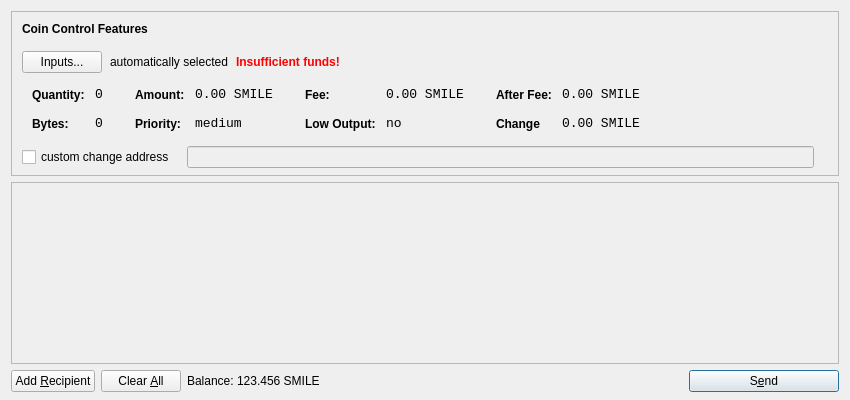
<?xml version="1.0" encoding="UTF-8"?>
<ui version="4.0">
 <class>SendCoinsDialog</class>
 <widget class="QDialog" name="SendCoinsDialog">
  <property name="geometry">
   <rect>
    <x>0</x>
    <y>0</y>
    <width>850</width>
    <height>400</height>
   </rect>
  </property>
  <property name="windowTitle">
   <string>Send Coins</string>
  </property>
  <layout class="QVBoxLayout" name="verticalLayout" stretch="0,1,0">
   <property name="bottomMargin">
    <number>8</number>
   </property>
   <item>
    <widget class="QFrame" name="frameCoinControl">
     <property name="sizePolicy">
      <sizepolicy hsizetype="Expanding" vsizetype="Expanding">
       <horstretch>0</horstretch>
       <verstretch>0</verstretch>
      </sizepolicy>
     </property>
     <property name="maximumSize">
      <size>
       <width>16777215</width>
       <height>16777215</height>
      </size>
     </property>
     <property name="frameShape">
      <enum>QFrame::StyledPanel</enum>
     </property>
     <property name="frameShadow">
      <enum>QFrame::Sunken</enum>
     </property>
     <layout class="QVBoxLayout" name="verticalLayoutCoinControl2">
      <property name="spacing">
       <number>-1</number>
      </property>
      <property name="leftMargin">
       <number>0</number>
      </property>
      <property name="topMargin">
       <number>0</number>
      </property>
      <property name="rightMargin">
       <number>0</number>
      </property>
      <property name="bottomMargin">
       <number>6</number>
      </property>
      <item>
       <layout class="QVBoxLayout" name="verticalLayoutCoinControl" stretch="0,0,0,0,1">
        <property name="spacing">
         <number>0</number>
        </property>
        <property name="leftMargin">
         <number>10</number>
        </property>
        <property name="topMargin">
         <number>10</number>
        </property>
        <item>
         <layout class="QHBoxLayout" name="horizontalLayoutCoinControl1">
          <property name="bottomMargin">
           <number>15</number>
          </property>
          <item>
           <widget class="QLabel" name="labelCoinControlFeatures">
            <property name="sizePolicy">
             <sizepolicy hsizetype="Preferred" vsizetype="Maximum">
              <horstretch>0</horstretch>
              <verstretch>0</verstretch>
             </sizepolicy>
            </property>
            <property name="font">
             <font>
              <weight>75</weight>
              <bold>true</bold>
             </font>
            </property>
            <property name="styleSheet">
             <string notr="true">font-weight:bold;</string>
            </property>
            <property name="text">
             <string>Coin Control Features</string>
            </property>
           </widget>
          </item>
         </layout>
        </item>
        <item>
         <layout class="QHBoxLayout" name="horizontalLayoutCoinControl2" stretch="0,0,0,0">
          <property name="spacing">
           <number>8</number>
          </property>
          <property name="bottomMargin">
           <number>10</number>
          </property>
          <item>
           <widget class="QPushButton" name="pushButtonCoinControl">
            <property name="styleSheet">
             <string notr="true"/>
            </property>
            <property name="text">
             <string>Inputs...</string>
            </property>
           </widget>
          </item>
          <item>
           <widget class="QLabel" name="labelCoinControlAutomaticallySelected">
            <property name="text">
             <string>automatically selected</string>
            </property>
            <property name="margin">
             <number>5</number>
            </property>
           </widget>
          </item>
          <item>
           <widget class="QLabel" name="labelCoinControlInsuffFunds">
            <property name="font">
             <font>
              <weight>75</weight>
              <bold>true</bold>
             </font>
            </property>
            <property name="styleSheet">
             <string notr="true">color:red;font-weight:bold;</string>
            </property>
            <property name="text">
             <string>Insufficient funds!</string>
            </property>
            <property name="margin">
             <number>5</number>
            </property>
           </widget>
          </item>
          <item>
           <spacer name="horizontalSpacerCoinControl">
            <property name="orientation">
             <enum>Qt::Horizontal</enum>
            </property>
            <property name="sizeHint" stdset="0">
             <size>
              <width>40</width>
              <height>1</height>
             </size>
            </property>
           </spacer>
          </item>
         </layout>
        </item>
        <item>
         <widget class="QWidget" name="widgetCoinControl" native="true">
          <property name="sizePolicy">
           <sizepolicy hsizetype="Preferred" vsizetype="Preferred">
            <horstretch>0</horstretch>
            <verstretch>0</verstretch>
           </sizepolicy>
          </property>
          <property name="minimumSize">
           <size>
            <width>0</width>
            <height>0</height>
           </size>
          </property>
          <property name="styleSheet">
           <string notr="true"/>
          </property>
          <layout class="QHBoxLayout" name="horizontalLayoutCoinControl5">
           <property name="margin">
            <number>0</number>
           </property>
           <item>
            <layout class="QHBoxLayout" name="horizontalLayoutCoinControl3" stretch="0,0,0,1">
             <property name="spacing">
              <number>20</number>
             </property>
             <property name="topMargin">
              <number>0</number>
             </property>
             <property name="bottomMargin">
              <number>10</number>
             </property>
             <item>
              <layout class="QFormLayout" name="formLayoutCoinControl1">
               <property name="horizontalSpacing">
                <number>10</number>
               </property>
               <property name="verticalSpacing">
                <number>14</number>
               </property>
               <property name="leftMargin">
                <number>10</number>
               </property>
               <property name="topMargin">
                <number>4</number>
               </property>
               <property name="rightMargin">
                <number>6</number>
               </property>
               <item row="0" column="0">
                <widget class="QLabel" name="labelCoinControlQuantityText">
                 <property name="styleSheet">
                  <string notr="true">font-weight:bold;</string>
                 </property>
                 <property name="text">
                  <string>Quantity:</string>
                 </property>
                 <property name="margin">
                  <number>0</number>
                 </property>
                </widget>
               </item>
               <item row="0" column="1">
                <widget class="QLabel" name="labelCoinControlQuantity">
                 <property name="font">
                  <font>
                   <family>Monospace</family>
                   <pointsize>10</pointsize>
                  </font>
                 </property>
                 <property name="cursor">
                  <cursorShape>IBeamCursor</cursorShape>
                 </property>
                 <property name="contextMenuPolicy">
                  <enum>Qt::ActionsContextMenu</enum>
                 </property>
                 <property name="text">
                  <string>0</string>
                 </property>
                 <property name="margin">
                  <number>0</number>
                 </property>
                 <property name="textInteractionFlags">
                  <set>Qt::LinksAccessibleByMouse|Qt::TextSelectableByKeyboard|Qt::TextSelectableByMouse</set>
                 </property>
                </widget>
               </item>
               <item row="1" column="0">
                <widget class="QLabel" name="labelCoinControlBytesText">
                 <property name="styleSheet">
                  <string notr="true">font-weight:bold;</string>
                 </property>
                 <property name="text">
                  <string>Bytes:</string>
                 </property>
                </widget>
               </item>
               <item row="1" column="1">
                <widget class="QLabel" name="labelCoinControlBytes">
                 <property name="font">
                  <font>
                   <family>Monospace</family>
                   <pointsize>10</pointsize>
                  </font>
                 </property>
                 <property name="cursor">
                  <cursorShape>IBeamCursor</cursorShape>
                 </property>
                 <property name="contextMenuPolicy">
                  <enum>Qt::ActionsContextMenu</enum>
                 </property>
                 <property name="text">
                  <string>0</string>
                 </property>
                 <property name="textInteractionFlags">
                  <set>Qt::LinksAccessibleByMouse|Qt::TextSelectableByKeyboard|Qt::TextSelectableByMouse</set>
                 </property>
                </widget>
               </item>
              </layout>
             </item>
             <item>
              <layout class="QFormLayout" name="formLayoutCoinControl2">
               <property name="horizontalSpacing">
                <number>10</number>
               </property>
               <property name="verticalSpacing">
                <number>14</number>
               </property>
               <property name="leftMargin">
                <number>6</number>
               </property>
               <property name="topMargin">
                <number>4</number>
               </property>
               <property name="rightMargin">
                <number>6</number>
               </property>
               <item row="0" column="0">
                <widget class="QLabel" name="labelCoinControlAmountText">
                 <property name="styleSheet">
                  <string notr="true">font-weight:bold;</string>
                 </property>
                 <property name="text">
                  <string>Amount:</string>
                 </property>
                 <property name="margin">
                  <number>0</number>
                 </property>
                </widget>
               </item>
               <item row="0" column="1">
                <widget class="QLabel" name="labelCoinControlAmount">
                 <property name="font">
                  <font>
                   <family>Monospace</family>
                   <pointsize>10</pointsize>
                  </font>
                 </property>
                 <property name="cursor">
                  <cursorShape>IBeamCursor</cursorShape>
                 </property>
                 <property name="contextMenuPolicy">
                  <enum>Qt::ActionsContextMenu</enum>
                 </property>
                 <property name="text">
                  <string notr="true">0.00 SMILE</string>
                 </property>
                 <property name="textInteractionFlags">
                  <set>Qt::LinksAccessibleByMouse|Qt::TextSelectableByKeyboard|Qt::TextSelectableByMouse</set>
                 </property>
                </widget>
               </item>
               <item row="1" column="0">
                <widget class="QLabel" name="labelCoinControlPriorityText">
                 <property name="styleSheet">
                  <string notr="true">font-weight:bold;</string>
                 </property>
                 <property name="text">
                  <string>Priority:</string>
                 </property>
                </widget>
               </item>
               <item row="1" column="1">
                <widget class="QLabel" name="labelCoinControlPriority">
                 <property name="font">
                  <font>
                   <family>Monospace</family>
                   <pointsize>10</pointsize>
                  </font>
                 </property>
                 <property name="cursor">
                  <cursorShape>IBeamCursor</cursorShape>
                 </property>
                 <property name="contextMenuPolicy">
                  <enum>Qt::ActionsContextMenu</enum>
                 </property>
                 <property name="text">
                  <string>medium</string>
                 </property>
                 <property name="textInteractionFlags">
                  <set>Qt::LinksAccessibleByMouse|Qt::TextSelectableByKeyboard|Qt::TextSelectableByMouse</set>
                 </property>
                </widget>
               </item>
              </layout>
             </item>
             <item>
              <layout class="QFormLayout" name="formLayoutCoinControl3">
               <property name="horizontalSpacing">
                <number>10</number>
               </property>
               <property name="verticalSpacing">
                <number>14</number>
               </property>
               <property name="leftMargin">
                <number>6</number>
               </property>
               <property name="topMargin">
                <number>4</number>
               </property>
               <property name="rightMargin">
                <number>6</number>
               </property>
               <item row="0" column="0">
                <widget class="QLabel" name="labelCoinControlFeeText">
                 <property name="styleSheet">
                  <string notr="true">font-weight:bold;</string>
                 </property>
                 <property name="text">
                  <string>Fee:</string>
                 </property>
                 <property name="margin">
                  <number>0</number>
                 </property>
                </widget>
               </item>
               <item row="0" column="1">
                <widget class="QLabel" name="labelCoinControlFee">
                 <property name="font">
                  <font>
                   <family>Monospace</family>
                   <pointsize>10</pointsize>
                  </font>
                 </property>
                 <property name="cursor">
                  <cursorShape>IBeamCursor</cursorShape>
                 </property>
                 <property name="contextMenuPolicy">
                  <enum>Qt::ActionsContextMenu</enum>
                 </property>
                 <property name="text">
                  <string notr="true">0.00 SMILE</string>
                 </property>
                 <property name="textInteractionFlags">
                  <set>Qt::LinksAccessibleByMouse|Qt::TextSelectableByKeyboard|Qt::TextSelectableByMouse</set>
                 </property>
                </widget>
               </item>
               <item row="1" column="0">
                <widget class="QLabel" name="labelCoinControlLowOutputText">
                 <property name="styleSheet">
                  <string notr="true">font-weight:bold;</string>
                 </property>
                 <property name="text">
                  <string>Low Output:</string>
                 </property>
                </widget>
               </item>
               <item row="1" column="1">
                <widget class="QLabel" name="labelCoinControlLowOutput">
                 <property name="font">
                  <font>
                   <family>Monospace</family>
                   <pointsize>10</pointsize>
                  </font>
                 </property>
                 <property name="cursor">
                  <cursorShape>IBeamCursor</cursorShape>
                 </property>
                 <property name="contextMenuPolicy">
                  <enum>Qt::ActionsContextMenu</enum>
                 </property>
                 <property name="text">
                  <string>no</string>
                 </property>
                 <property name="textInteractionFlags">
                  <set>Qt::LinksAccessibleByMouse|Qt::TextSelectableByKeyboard|Qt::TextSelectableByMouse</set>
                 </property>
                </widget>
               </item>
              </layout>
             </item>
             <item>
              <layout class="QFormLayout" name="formLayoutCoinControl4">
               <property name="horizontalSpacing">
                <number>10</number>
               </property>
               <property name="verticalSpacing">
                <number>14</number>
               </property>
               <property name="leftMargin">
                <number>6</number>
               </property>
               <property name="topMargin">
                <number>4</number>
               </property>
               <property name="rightMargin">
                <number>6</number>
               </property>
               <item row="0" column="0">
                <widget class="QLabel" name="labelCoinControlAfterFeeText">
                 <property name="styleSheet">
                  <string notr="true">font-weight:bold;</string>
                 </property>
                 <property name="text">
                  <string>After Fee:</string>
                 </property>
                 <property name="margin">
                  <number>0</number>
                 </property>
                </widget>
               </item>
               <item row="0" column="1">
                <widget class="QLabel" name="labelCoinControlAfterFee">
                 <property name="font">
                  <font>
                   <family>Monospace</family>
                   <pointsize>10</pointsize>
                  </font>
                 </property>
                 <property name="cursor">
                  <cursorShape>IBeamCursor</cursorShape>
                 </property>
                 <property name="contextMenuPolicy">
                  <enum>Qt::ActionsContextMenu</enum>
                 </property>
                 <property name="text">
                  <string notr="true">0.00 SMILE</string>
                 </property>
                 <property name="textInteractionFlags">
                  <set>Qt::LinksAccessibleByMouse|Qt::TextSelectableByKeyboard|Qt::TextSelectableByMouse</set>
                 </property>
                </widget>
               </item>
               <item row="1" column="0">
                <widget class="QLabel" name="labelCoinControlChangeText">
                 <property name="styleSheet">
                  <string notr="true">font-weight:bold;</string>
                 </property>
                 <property name="text">
                  <string>Change</string>
                 </property>
                </widget>
               </item>
               <item row="1" column="1">
                <widget class="QLabel" name="labelCoinControlChange">
                 <property name="font">
                  <font>
                   <family>Monospace</family>
                   <pointsize>10</pointsize>
                  </font>
                 </property>
                 <property name="cursor">
                  <cursorShape>IBeamCursor</cursorShape>
                 </property>
                 <property name="contextMenuPolicy">
                  <enum>Qt::ActionsContextMenu</enum>
                 </property>
                 <property name="text">
                  <string notr="true">0.00 SMILE</string>
                 </property>
                 <property name="textInteractionFlags">
                  <set>Qt::LinksAccessibleByMouse|Qt::TextSelectableByKeyboard|Qt::TextSelectableByMouse</set>
                 </property>
                </widget>
               </item>
              </layout>
             </item>
            </layout>
           </item>
          </layout>
         </widget>
        </item>
        <item>
         <layout class="QHBoxLayout" name="horizontalLayoutCoinControl4" stretch="0,0,0">
          <property name="spacing">
           <number>12</number>
          </property>
          <property name="sizeConstraint">
           <enum>QLayout::SetDefaultConstraint</enum>
          </property>
          <property name="topMargin">
           <number>5</number>
          </property>
          <property name="rightMargin">
           <number>5</number>
          </property>
          <item>
           <widget class="QCheckBox" name="checkBoxCoinControlChange">
            <property name="text">
             <string>custom change address</string>
            </property>
           </widget>
          </item>
          <item>
           <widget class="QLineEdit" name="lineEditCoinControlChange">
            <property name="enabled">
             <bool>false</bool>
            </property>
            <property name="sizePolicy">
             <sizepolicy hsizetype="Expanding" vsizetype="Fixed">
              <horstretch>0</horstretch>
              <verstretch>0</verstretch>
             </sizepolicy>
            </property>
           </widget>
          </item>
          <item>
           <widget class="QLabel" name="labelCoinControlChangeLabel">
            <property name="sizePolicy">
             <sizepolicy hsizetype="Preferred" vsizetype="Expanding">
              <horstretch>0</horstretch>
              <verstretch>0</verstretch>
             </sizepolicy>
            </property>
            <property name="minimumSize">
             <size>
              <width>0</width>
              <height>0</height>
             </size>
            </property>
            <property name="text">
             <string/>
            </property>
            <property name="margin">
             <number>3</number>
            </property>
           </widget>
          </item>
         </layout>
        </item>
        <item>
         <spacer name="verticalSpacerCoinControl">
          <property name="orientation">
           <enum>Qt::Vertical</enum>
          </property>
          <property name="sizeHint" stdset="0">
           <size>
            <width>800</width>
            <height>1</height>
           </size>
          </property>
         </spacer>
        </item>
       </layout>
      </item>
     </layout>
    </widget>
   </item>
   <item>
    <widget class="QScrollArea" name="scrollArea">
     <property name="widgetResizable">
      <bool>true</bool>
     </property>
     <widget class="QWidget" name="scrollAreaWidgetContents">
      <property name="geometry">
       <rect>
        <x>0</x>
        <y>0</y>
        <width>830</width>
        <height>165</height>
       </rect>
      </property>
      <layout class="QVBoxLayout" name="verticalLayout_2">
       <property name="margin">
        <number>0</number>
       </property>
       <item>
        <layout class="QVBoxLayout" name="entries">
         <property name="spacing">
          <number>6</number>
         </property>
        </layout>
       </item>
       <item>
        <spacer name="verticalSpacer">
         <property name="orientation">
          <enum>Qt::Vertical</enum>
         </property>
         <property name="sizeHint" stdset="0">
          <size>
           <width>20</width>
           <height>40</height>
          </size>
         </property>
        </spacer>
       </item>
      </layout>
     </widget>
    </widget>
   </item>
   <item>
    <layout class="QHBoxLayout" name="horizontalLayout">
     <item>
      <widget class="QPushButton" name="addButton">
       <property name="toolTip">
        <string>Send to multiple recipients at once</string>
       </property>
       <property name="text">
        <string>Add &amp;Recipient</string>
       </property>
       <property name="autoDefault">
        <bool>false</bool>
       </property>
      </widget>
     </item>
     <item>
      <widget class="QPushButton" name="clearButton">
       <property name="sizePolicy">
        <sizepolicy hsizetype="Minimum" vsizetype="Fixed">
         <horstretch>0</horstretch>
         <verstretch>0</verstretch>
        </sizepolicy>
       </property>
       <property name="toolTip">
        <string>Remove all transaction fields</string>
       </property>
       <property name="text">
        <string>Clear &amp;All</string>
       </property>
       <property name="autoRepeatDelay">
        <number>300</number>
       </property>
       <property name="autoDefault">
        <bool>false</bool>
       </property>
      </widget>
     </item>
     <item>
      <layout class="QHBoxLayout" name="horizontalLayout_2">
       <property name="spacing">
        <number>3</number>
       </property>
       <item>
        <widget class="QLabel" name="label">
         <property name="sizePolicy">
          <sizepolicy hsizetype="Preferred" vsizetype="Fixed">
           <horstretch>0</horstretch>
           <verstretch>0</verstretch>
          </sizepolicy>
         </property>
         <property name="text">
          <string>Balance:</string>
         </property>
        </widget>
       </item>
       <item>
        <widget class="QLabel" name="labelBalance">
         <property name="sizePolicy">
          <sizepolicy hsizetype="Preferred" vsizetype="Fixed">
           <horstretch>0</horstretch>
           <verstretch>0</verstretch>
          </sizepolicy>
         </property>
         <property name="cursor">
          <cursorShape>IBeamCursor</cursorShape>
         </property>
         <property name="text">
          <string notr="true">123.456 SMILE</string>
         </property>
         <property name="textInteractionFlags">
          <set>Qt::LinksAccessibleByMouse|Qt::TextSelectableByKeyboard|Qt::TextSelectableByMouse</set>
         </property>
        </widget>
       </item>
      </layout>
     </item>
     <item>
      <spacer name="horizontalSpacer">
       <property name="orientation">
        <enum>Qt::Horizontal</enum>
       </property>
       <property name="sizeHint" stdset="0">
        <size>
         <width>40</width>
         <height>20</height>
        </size>
       </property>
      </spacer>
     </item>
     <item>
      <widget class="QPushButton" name="sendButton">
       <property name="minimumSize">
        <size>
         <width>150</width>
         <height>0</height>
        </size>
       </property>
       <property name="toolTip">
        <string>Confirm the send action</string>
       </property>
       <property name="text">
        <string>S&amp;end</string>
       </property>
       <property name="icon">
        <iconset resource="../bitcoin.qrc">
         <normaloff>:/icons/send</normaloff>:/icons/send</iconset>
       </property>
       <property name="default">
        <bool>true</bool>
       </property>
      </widget>
     </item>
    </layout>
   </item>
  </layout>
 </widget>
 <resources>
  <include location="../bitcoin.qrc"/>
 </resources>
 <connections/>
</ui>
